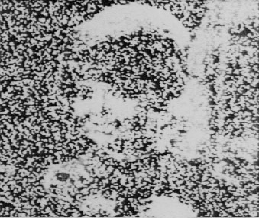
#> input picture Python/homework/zzlb/test.png, 260 x 218 px
$ python zzlb.py
#> lines starting #> are read from the running program, lines starting #| are printed output that depends on the picture
import cv2
img=cv2.imread('test.png',cv2.IMREAD_GRAYSCALE)
#> img is the input picture: shape (218, 260); min 0, max 255, mean 142.4
cv2.imwrite('one.png',img)
import numpy as np

from PIL import Image

import scipy.signal as signal


im = Image.open('one.png')

data = []

width, height = im.size
#> width = 260; height = 218


# 读取图像像素值

for h in range(height):

    row = []

    for w in range(width):

        value = im.getpixel((w,h))

        row.append(value)

    data.append(row)
#> after the loop, data = 218 items


# 二维中值滤波

data = np.float32(data)

# 滤波窗口的大小会对结果产生很大影响

data = signal.medfilt2d(data, (7,7))
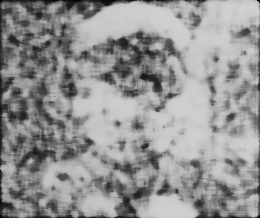
#> data: shape (218, 260) float32; min 0, max 209, mean 147.6


# 创建并保存结果图像

for h in range(height):

    for w in range(width):

        im.putpixel((w,h), int(data[h][w]))


im.save('result.jpg')
